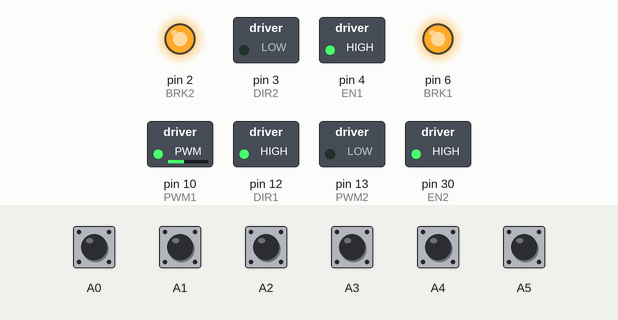
Recording of a sketch running on a simulated Arduino Mega 2560, built with avr-gcc and run on an emulated ATmega2560. Parts: switched loads named in the sketch (green lamp = pin HIGH), output pins drawn as LEDs (lit = HIGH). Inputs (shaded band) come from the test bench; at power-on: A0–5 HIGH.

Above: at 0.1 s.
At 2.2 s:
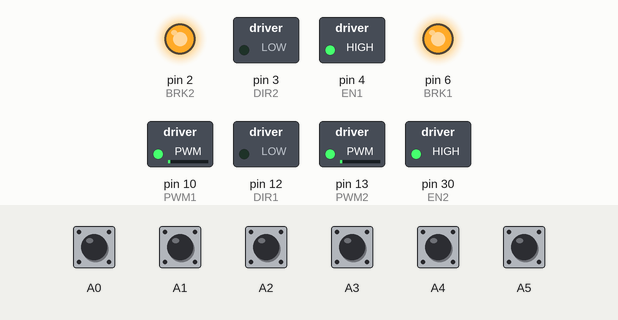
Timing chart, 0 to 3.7 s (numbered marks = the images above):
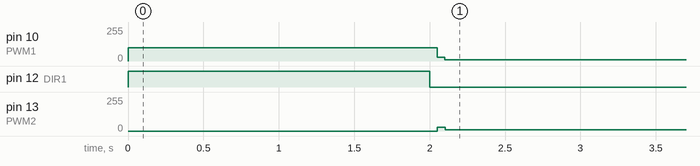

Measured:
- by itself, pin 10 (PWM1): 100/255 → 10/255 at 2.1 s
- by itself, pin 12 (DIR1): HIGH → LOW at 2.0 s
- by itself, pin 13 (PWM2): 0/255 → 10/255 at 2.1 s

The sketch:

Motor_Driver.ino
```cpp
#include <FastPID.h>

#include <SPI.h>
#include <mcp_can.h>
#include <Wire.h>

#define PWM1  10
#define DIR1  12
#define EN1   4
#define BRK1  6
#define FLT1  8
#define PWM2  13
#define DIR2  3
#define EN2   30
#define BRK2  2
#define FLT2  11

#define ID  0x1BEEF003
#define HOSTID 0x1DDDDDDE

unsigned char len = 0;
unsigned char buf[8];
unsigned char stmp[8] = {0x0E, 0x00, 0xFF, 0x22, 0xE9, 0xFA, 0xDD, 0x51};
const int SPI_CS_PIN = 17;

const int SwStA[2][2][2] = {{{0,2},{4,3}},{{6,1},{5,0}}};
const int SwStB[2][2][2] = {{{6,1},{0,2}},{{5,0},{4,3}}};

volatile long tickCount1 = 0;
volatile int oldSwSt1 = 1;
int errorFlag = 0;
  int deltaT = 1, deltaTick1 = 1;
  float tickedSpeed1, setSpeed1 = 0.5;

volatile long tickCount2 = 0;
volatile int oldSwSt2 = 1;

  int deltaTick2 = 1;
  float tickedSpeed2, setSpeed2 = 0.5;

const float Kp=2.0, Ki=10.0, Kd=0, Hz=10; //<---------------------PID Settings
const int output_bits = 16;
const bool output_signed = true;

MCP_CAN CAN(SPI_CS_PIN);
FastPID myPID1(Kp, Ki, Kd, Hz, output_bits, output_signed);
FastPID myPID2(Kp, Ki, Kd, Hz, output_bits, output_signed);

void setup() {
  //Serial1.begin(115200);
  pinMode(PWM1, OUTPUT);
  pinMode(DIR1, OUTPUT);
  pinMode(EN1, OUTPUT);
  pinMode(BRK1, OUTPUT);
  digitalWrite(PWM1, LOW);
  digitalWrite(DIR1, HIGH);
  digitalWrite(EN1, HIGH);
  digitalWrite(BRK1, HIGH);
  pinMode(A0, INPUT_PULLUP);
  pinMode(A1, INPUT_PULLUP);
  pinMode(A2, INPUT_PULLUP);
  pinMode(A3, INPUT_PULLUP);
  pinMode(A4, INPUT_PULLUP);
  pinMode(A5, INPUT_PULLUP);
  pinMode(FLT1, INPUT_PULLUP);

  pinMode(PWM2, OUTPUT);
  pinMode(DIR2, OUTPUT);
  pinMode(EN2, OUTPUT);
  pinMode(BRK2, OUTPUT);
  digitalWrite(PWM2, LOW);
  digitalWrite(DIR2, LOW);
  digitalWrite(EN2, HIGH);
  digitalWrite(BRK2, HIGH);
  pinMode(FLT2, INPUT_PULLUP);

  if(CAN.begin(CAN_250KBPS) == CAN_OK){
    analogWrite(PWM1, 100);
  }
  else
    analogWrite(PWM1, 0);

  TCCR1B = (TCCR1B & 0b11111000) | 0x02;

  //timer ISR stuff
  OCR0A = 180; // Every 1000 µs approximately
  TIMSK0 |= _BV(OCIE0A);

  delay(2000);
}


SIGNAL(TIMER0_COMPA_vect){
  int SwSt1 = SwStA[digitalRead(A3)][digitalRead(A4)][digitalRead(A5)];
  int SwSt2 = SwStA[digitalRead(A0)][digitalRead(A1)][digitalRead(A2)];
  int dir1, dir2;

  if(SwSt1 == 0 || SwSt2 == 0){
    errorFlag = 1;
  }

  dir1 = oldSwSt1 - SwSt1;
  dir2 = oldSwSt2 - SwSt2;
  dir1 += (dir1 == 5) ? -4 : ((dir1 == -5) ? 4 : 0); //Removes erroneous subtract (like from going from 6 to 1 or vice versa
  dir2 += (dir2 == 5) ? -4 : ((dir2 == -5) ? 4 : 0);
  tickCount1 += dir1;
  tickCount2 += dir2;
  oldSwSt1 = SwSt1;
  oldSwSt2 = SwSt2;

}

int startup1(void){
  int s1 = digitalRead(A3);
  int s2 = digitalRead(A4);
  int s3 = digitalRead(A5);
  for(int i = 0; i < 255; i++){
    analogWrite(PWM1, i);
    delay(10);
  }

  while(digitalRead(A3) == s1 && digitalRead(A4) == s2 && digitalRead(A5) == s3);

}

int j = 0;
int i = 0;
void loop() {
  long oldTickCount1, oldTickCount2;
  unsigned long oldTime;
  long averageTickCount;

  oldTime = millis();
  oldTickCount1 = tickCount1;
  oldTickCount2 = tickCount2;

  averageTickCount = (oldTickCount1 + oldTickCount2)/2;

  tickedSpeed1 = ((float)deltaTick1 / (float)deltaT)*10.82;
  tickedSpeed2 = ((float)deltaTick2 / (float)deltaT)*10.82;

  char sendbuf[8];
  int temp;
  if (CAN_MSGAVAIL == CAN.checkReceive())           // check if data coming
  {
    //if(HOSTID == CAN.getCanId())
   // Serial1.println(CAN.getCanId());
    {
      sendbuf[8] = "\0\0\0\0\0\0\0";
      temp = 0;
      CAN.readMsgBuf(&len, (void*)(&temp));    // read data,  len: data length, buf: data buf

      setSpeed1 = (float)temp / 1000.0;
    }
  }


  if(i++ == 10){
    i = 0;
    j++;
    char tempshit[8] = "FFS";
    CAN.sendMsgBuf(ID, 1, sizeof(averageTickCount), (void*)(&averageTickCount));
    //setSpeed1 = (float)j / 10.0;
  }

  //PID

  int16_t pwm1 = myPID1.step(setSpeed1, -tickedSpeed1);
  int16_t pwm2 = myPID2.step(setSpeed1, -tickedSpeed2);

  //Bounds checking
  if (pwm1 < 0){
    pwm1 *= -1;
    digitalWrite(DIR1, HIGH);
  }
  else {
    if(pwm1 > 255){
      pwm1 = 255;
    }
    digitalWrite(DIR1, LOW);
  }

  if (pwm2 < 0){
    pwm2 *= -1;
    digitalWrite(DIR2, HIGH);
  }
  else{
    if(pwm2 > 255){
      pwm2 = 255;
    }
    digitalWrite(DIR2, LOW);
  }

  //do stuff that takes a while
  delay(50);
  //startup1();

  analogWrite(PWM1, pwm1);
  analogWrite(PWM2, pwm2);

//  for (i = 0; i < 255; i++) {
//    analogWrite(PWM1, i);
//    delay(50);
//  }
//  for (i = 254; i > 0; i--) {
//    analogWrite(PWM1, i);
//    delay(50);
//  }
  deltaT = millis() - oldTime;
  deltaTick1 = tickCount1 - oldTickCount1;
  deltaTick2 = tickCount2 - oldTickCount2;
}
```
